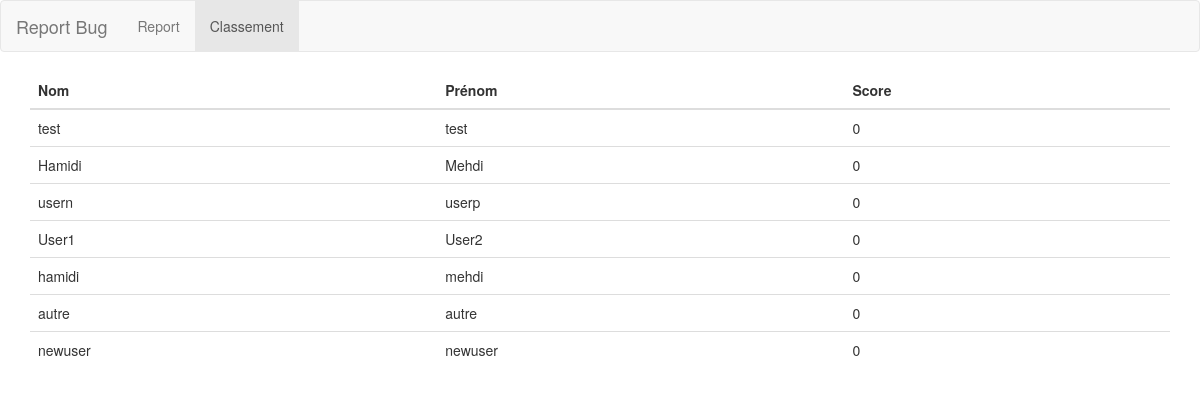
Screenshot of /_classement/ with the database file from the repository.
### report/models.py (models this page shows)
class BetaTester(models.Model):
    nom = models.CharField(max_length = 30)
    prenom = models.CharField(max_length = 30)
    score = models.IntegerField()
    score_bug = models.IntegerField()

### report/views.py (the view)
# urls.py: path("_classement/",ClassementView,name = "classement")
def ClassementView(request):
        mes_data = BetaTester.objects.all().order_by('-score')
        return render(request, 'classement.html',{'mes_data':mes_data})

### report/templates/report/classement.html (shortened to what this page needs)
{% include 'header.html' %}
</head>
<body>
    <nav class="navbar navbar-default">
        <div class="container-fluid">
        <div class="navbar-header">
            <a class="navbar-brand" href="{% url 'index' %}">Report Bug</a>
        </div>
        <ul class="nav navbar-nav">
            <li ><a href="{% url 'index' %}">Report</a></li>
            <li class="active"><a href="{% url 'classement' %}">Classement</a></li>
        </ul>
        </div>
    </nav>
    <div class="container">
        <table class="table">
            <thead>
              <tr>
                <th scope="col">Nom</th>
                <th scope="col">Prénom</th>
                <th scope="col">Score</th>
              </tr>
            </thead>
            <tbody>
                {% for item in mes_data %}
                <tr>
                    <td>{{ item.nom}}</td>
                    <td>{{ item.prenom}}</td>
                    <td>{{ item.score}}</td>
                </tr>
                {% endfor %}
            </tbody>
        </table>
    </div>
{% include 'footer.html' %}

### report/templates/report/header.html (shortened to what this page needs)
<!DOCTYPE html>
<html lang="fr">
<head>
    <link rel="stylesheet" href="https://maxcdn.bootstrapcdn.com/bootstrap/3.4.1/css/bootstrap.min.css">

### report/templates/report/footer.html
</body>
</html>

### rows the page displays
BetaTester: nom "test", prenom "test", score "0"
BetaTester: nom "Hamidi", prenom "Mehdi", score "0"
BetaTester: nom "usern", prenom "userp", score "0"
BetaTester: nom "User1", prenom "User2", score "0"
BetaTester: nom "hamidi", prenom "mehdi", score "0"
BetaTester: nom "autre", prenom "autre", score "0"
BetaTester: nom "newuser", prenom "newuser", score "0"
